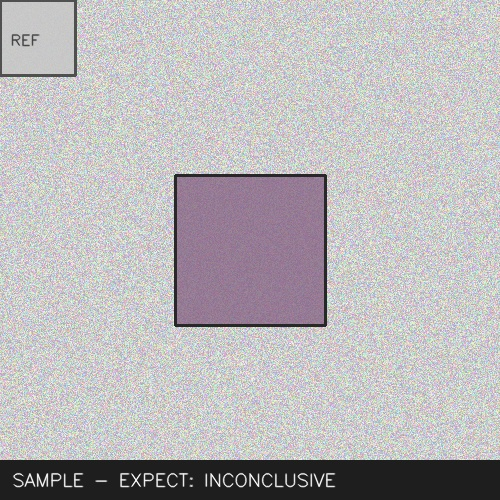
#> input picture test_sample_inconclusive.jpg, 500 x 500 px
$ python -i pipeline.py   (imports and definitions only)   (older library calls are emulated)
#> lines starting #> are read from the running program, lines starting #| are printed output that depends on the picture
"""
AI / Computer-Vision pipeline for the field drug-test digital companion prototype.

This module implements four stages that mirror the flowchart in the project brief:
  1. Image quality assessment (blur / brightness / exposure)
  2. Reference-colour-card detection + colour calibration (gray-world white balance
     anchored on the reference patch, so lighting differences are compensated for)
  3. AI classification (Positive / Negative / Inconclusive) via colour-distance to
     class centroids -- this is a transparent stand-in for a trained CNN, deliberately
     simple so it is auditable for a hackathon demo. Swap `classify()` for a real
     trained model later; the rest of the pipeline does not need to change.
  4. Confidence + explanation string generation

IMPORTANT: this is a *prototype* decision-support tool. It produces a presumptive,
non-forensic classification and always requires human verification (see app.py).
"""

import json
from pathlib import Path

import cv2
import numpy as np

REFERENCE_CARDS_PATH = Path(__file__).parent / "reference_cards.json"


# ---------------------------------------------------------------------------
# Stage 2: Image quality assessment
# ---------------------------------------------------------------------------

def assess_quality(image: np.ndarray) -> dict:
    """Return a quality score (0-100) plus pass/fail and the reason for failure."""
    gray = cv2.cvtColor(image, cv2.COLOR_BGR2GRAY)

    # Blur: variance of the Laplacian. Low variance = blurry.
    blur_score = cv2.Laplacian(gray, cv2.CV_64F).var()

    # Brightness: mean pixel intensity, ideally in a mid-range band.
    brightness = float(np.mean(gray))

    # Contrast: standard deviation of intensity.
    contrast = float(np.std(gray))

    reasons = []
    if blur_score < 50:
        reasons.append("Image is too blurry")
    if brightness < 40:
        reasons.append("Image is too dark")
    if brightness > 220:
        reasons.append("Image is overexposed")
    if contrast < 15:
        reasons.append("Insufficient contrast / possible occlusion")

    # Combine into a single 0-100 score for the dashboard.
    blur_component = min(blur_score / 150.0, 1.0) * 40
    brightness_component = (1.0 - abs(brightness - 130) / 130.0) * 30
    brightness_component = max(brightness_component, 0)
    contrast_component = min(contrast / 60.0, 1.0) * 30
    score = round(blur_component + brightness_component + contrast_component, 1)

    passed = bool(len(reasons) == 0 and score >= 50)
    return {
        "score": float(score),
        "passed": passed,
        "reasons": reasons if not passed else [],
        "metrics": {
            "blur_variance": float(round(blur_score, 1)),
            "brightness": float(round(brightness, 1)),
            "contrast": float(round(contrast, 1)),
        },
    }


# ---------------------------------------------------------------------------
# Stage 3: Reference colour card detection + calibration
# ---------------------------------------------------------------------------

def detect_reference_patch(image: np.ndarray) -> tuple:
    """
    Locate the reference colour card.

    Prototype assumption (documented, not hidden): the operator places a small
    known-white/neutral-gray reference card in the TOP-LEFT corner of the frame
    (this mirrors how physical colour-card kits are used in the field: a fixed
    corner position rather than automatic card detection, which is a stretch
    goal listed in the roadmap). We sample a fixed-size patch from that corner.
    """
    h, w = image.shape[:2]
    patch_h, patch_w = int(h * 0.15), int(w * 0.15)
    patch = image[0:patch_h, 0:patch_w]
    mean_color = patch.reshape(-1, 3).mean(axis=0)  # BGR
    return patch, mean_color


def calibrate_colour(image: np.ndarray, reference_bgr: np.ndarray) -> np.ndarray:
    """
    Gray-world-style calibration anchored on the reference patch.

    We assume the reference card is neutral gray/white. Whatever tint the
    reference patch shows under the current lighting is treated as the lighting
    bias, and we scale each channel to cancel it out.
    """
    target_gray = 200.0  # assumed true value of the neutral reference card
    b, g, r = reference_bgr
    scale = np.array([
        target_gray / max(b, 1e-3),
        target_gray / max(g, 1e-3),
        target_gray / max(r, 1e-3),
    ])
    # Clip scaling factors so a bad detection can't blow out the image
    scale = np.clip(scale, 0.5, 2.0)

    calibrated = image.astype(np.float32) * scale
    calibrated = np.clip(calibrated, 0, 255).astype(np.uint8)
    return calibrated


# ---------------------------------------------------------------------------
# Stage 4: Reference card fetch + AI classification
# ---------------------------------------------------------------------------

# How close (Lab colour distance) a reaction has to be to a reference card to
# be accepted as a match at all, and how confident the top match has to be
# relative to the runner-up. THESE ARE PLACEHOLDER THRESHOLDS for the
# prototype demo -- in a real deployment these are tuned against a labelled
# dataset of the specific test-kit reagent's colour reactions, per the
# problem statement's requirement to report accuracy/precision/recall rather
# than claiming forensic accuracy from defaults.
MATCH_DISTANCE_THRESHOLD = 30.0
MIN_CONFIDENCE = 0.45
MIN_MARGIN = 0.08

REACTION_PATCH_FRACTION = (0.35, 0.65, 0.35, 0.65)  # (y0, y1, x0, x1) as fraction of frame
# Prototype assumption: the reaction spot sits roughly in the centre of frame.


def fetch_reference_cards() -> list:
    """
    Retrieve the library of known reagent colour-reaction reference cards.

    Prototype note: this reads a local JSON file. In a production deployment
    this is the natural place to call an authorized reference-card API (e.g.
    a maintained government/forensic-lab database of reagent colour
    signatures per kit type/batch), so a new or updated reagent kit doesn't
    require redeploying the app -- only refreshing the reference data.
    """
    with open(REFERENCE_CARDS_PATH) as f:
        return json.load(f)


def extract_reaction_colour(calibrated_image: np.ndarray) -> np.ndarray:
    h, w = calibrated_image.shape[:2]
    y0, y1, x0, x1 = REACTION_PATCH_FRACTION
    region = calibrated_image[int(h * y0):int(h * y1), int(w * x0):int(w * x1)]
    mean_bgr = region.reshape(-1, 3).mean(axis=0).astype(np.uint8).reshape(1, 1, 3)
    mean_lab = cv2.cvtColor(mean_bgr, cv2.COLOR_BGR2LAB)[0, 0].astype(np.float32)
    # OpenCV Lab: L in [0,255] -> scale to [0,100]; a,b already centred near 128
    l, a, b = mean_lab
    return np.array([l * 100.0 / 255.0, a - 128.0, b - 128.0])


def _build_analysis(final_label: str, matched_card: dict, distance: float,
                     confidence: float, alert: bool) -> str:
    """Human-readable reasoning for *why* this result was reached, tying the
    decision back to the concrete thresholds used -- this is what an officer
    or judge should be able to read and understand without touching code."""
    if alert:
        return (
            f"No reference card matched confidently enough to issue a result. "
            f"Closest match was '{matched_card['name']}' ({matched_card['id']}) "
            f"at a colour distance of {distance:.1f} (accept threshold: "
            f"{MATCH_DISTANCE_THRESHOLD:.0f}) with {confidence*100:.1f}% confidence "
            f"(minimum required: {MIN_CONFIDENCE*100:.0f}%). Per protocol this is "
            f"flagged INCONCLUSIVE and requires immediate officer review -- no "
            f"automatic result is issued."
        )
    return (
        f"Matched reference card '{matched_card['name']}' ({matched_card['id']}) "
        f"at a colour distance of {distance:.1f}, within the accept threshold of "
        f"{MATCH_DISTANCE_THRESHOLD:.0f}, with {confidence*100:.1f}% confidence "
        f"(minimum required: {MIN_CONFIDENCE*100:.0f}%). {matched_card['description']}"
    )


def classify(calibrated_image: np.ndarray) -> dict:
    lab = extract_reaction_colour(calibrated_image)
    reference_cards = fetch_reference_cards()

    distances = {}
    for card in reference_cards:
        centroid = np.array(card["lab"])
        distances[card["id"]] = float(np.linalg.norm(lab - centroid))

    # Convert distances to a softmax-like confidence (smaller distance = higher confidence)
    inv = {k: 1.0 / (1.0 + v) for k, v in distances.items()}
    total = sum(inv.values())
    confidences_by_card = {k: v / total for k, v in inv.items()}

    best_card_id = min(distances, key=distances.get)
    best_card = next(c for c in reference_cards if c["id"] == best_card_id)
    best_distance = distances[best_card_id]
    best_confidence = confidences_by_card[best_card_id]

    sorted_conf = sorted(confidences_by_card.values(), reverse=True)
    margin = sorted_conf[0] - sorted_conf[1] if len(sorted_conf) > 1 else 1.0

    alert = (
        best_distance > MATCH_DISTANCE_THRESHOLD
        or best_confidence < MIN_CONFIDENCE
        or margin < MIN_MARGIN
    )
    final_label = "INCONCLUSIVE" if alert else best_card["label"]
    # Whether the AI landed on INCONCLUSIVE because nothing matched confidently,
    # or because it confidently matched the "ambiguous pattern" reference card
    # itself, either way the officer needs to see an alert -- INCONCLUSIVE
    # always means "stop and get a human," never a silent result.
    alert = final_label == "INCONCLUSIVE"

    analysis = _build_analysis(final_label, best_card, best_distance, best_confidence, alert)

    # Roll per-card confidences up to per-label confidences for the dashboard chart
    confidences_by_label = {"POSITIVE": 0.0, "NEGATIVE": 0.0, "INCONCLUSIVE": 0.0}
    for card in reference_cards:
        confidences_by_label[card["label"]] += confidences_by_card[card["id"]]

    return {
        "result": final_label,
        "confidence": round(best_confidence, 3),
        "confidences": {k: round(v, 3) for k, v in confidences_by_label.items()},
        "explanation": analysis,
        "analysis": analysis,
        "matched_reference": {
            "id": best_card["id"],
            "name": best_card["name"],
            "distance": round(best_distance, 2),
        },
        "reaction_lab": [round(float(x), 2) for x in lab],
        "alert": alert,
        "status": "REQUIRES_HUMAN_VERIFICATION",
    }


# ---------------------------------------------------------------------------
# Full pipeline entry point
# ---------------------------------------------------------------------------

def run_pipeline(image: np.ndarray) -> dict:
    quality = assess_quality(image)
    if not quality["passed"]:
        return {
            "stage_reached": "quality_check",
            "quality": quality,
            "result": None,
        }

    patch, reference_bgr = detect_reference_patch(image)
    calibrated = calibrate_colour(image, reference_bgr)
    classification = classify(calibrated)

    return {
        "stage_reached": "classification",
        "quality": quality,
        "reference_bgr": [round(float(x), 1) for x in reference_bgr],
        "classification": classification,
    }

>>> import cv2
>>> picture = cv2.imread('test_sample_inconclusive.jpg')
#> picture is the input picture: shape (500, 500, 3); mean B, G, R 184.9, 182.6, 185
>>> result = run_pipeline(picture)
#> in assess_quality, `blur_score = cv2.Laplacian(gray, cv2.CV_64F).var()`: blur_score = 5824.7
#> in assess_quality, `brightness = float(np.mean(gray))`: brightness = 183.6
#> in assess_quality, `contrast = float(np.std(gray))`: contrast = 52.53
#> in assess_quality, `blur_component = min(blur_score / 150.0, 1.0) * 40`: blur_component = 40
#> in assess_quality, `brightness_component = (1.0 - abs(brightness - 130) / 130.0) * 30`: brightness_component = 17.63
#> in assess_quality, `contrast_component = min(contrast / 60.0, 1.0) * 30`: contrast_component = 26.26
#> in assess_quality, `score = round(blur_component + brightness_component + contrast_compone..`: score = 83.9
#> in assess_quality, `passed = bool(len(reasons) == 0 and score >= 50)`: passed = True
#> in run_pipeline, `quality = assess_quality(image)`: quality = 4 items
#> in detect_reference_patch, `patch = image[0:patch_h, 0:patch_w]`:
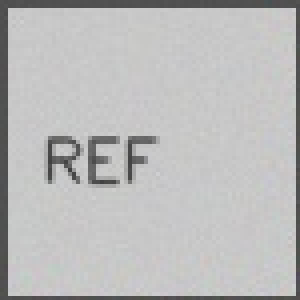
#> patch: shape (75, 75, 3) (shown 4 times larger); mean B, G, R 187.4, 187.5, 187.5
#> in detect_reference_patch, `mean_color = patch.reshape(-1, 3).mean(axis=0)`: mean_color = [187.4, 187.5, 187.5]
#> in calibrate_colour, `b, g, r = reference_bgr`: b = 187.4; g = 187.5
#> in calibrate_colour, `scale = np.array([ target_gray / max(b, 1e-3), target_gray / max(g, 1e..`: scale = [1.07, 1.07, 1.07]
#> in extract_reaction_colour, `region = calibrated_image[int(h * y0):int(h * y1), int(w * x0):int(w *..`:
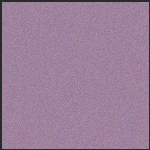
#> region: shape (150, 150, 3); mean B, G, R 153.3, 126.6, 154.2
#> in extract_reaction_colour, `mean_bgr = region.reshape(-1, 3).mean(axis=0).astype(np.uint8).reshape..`: mean_bgr = [[153, 126, 154]]
#> in extract_reaction_colour, `mean_lab = cv2.cvtColor(mean_bgr, cv2.COLOR_BGR2LAB)[0, 0].astype(np.f..`: mean_lab = [143, 144, 118]
#> in extract_reaction_colour, `l, a, b = mean_lab`: l = 143; a = 144; b = 118
#> in classify, `lab = extract_reaction_colour(calibrated_image)`: lab = [56.08, 16, -10]
#> (the run stopped early here; a loop or call above may not have finished)

$ run again, on test_sample_negative.jpg
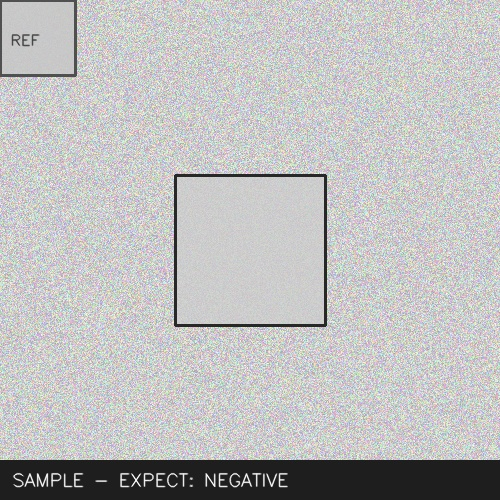
#> input picture test_sample_negative.jpg, 500 x 500 px
#> picture is the input picture: shape (500, 500, 3); mean B, G, R 189.6, 189.6, 189.6
#> blur_score = 5799.1
#> brightness = 189.6
#> contrast = 50.62
#> blur_component = 40
#> brightness_component = 16.25
#> contrast_component = 25.31
#> score = 81.6
#> passed = True
#> quality = 4 items
#> mean_color = [187.6, 187.5, 187.5]
#> in calibrate_colour, `b, g, r = reference_bgr`: b = 187.6; g = 187.5
#> scale = [1.07, 1.07, 1.07]
#> in extract_reaction_colour, `region = calibrated_image[int(h * y0):int(h * y1), int(w * x0):int(w *..`:
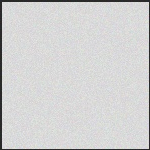
#> region: shape (150, 150, 3); mean B, G, R 210.6, 210.7, 210.7
#> mean_bgr = [[210, 210, 210]]
#> mean_lab = [215, 128, 128]
#> in extract_reaction_colour, `l, a, b = mean_lab`: l = 215; a = 128
#> lab = [84.31, 0, 0]

$ run again, on test_sample_positive.jpg
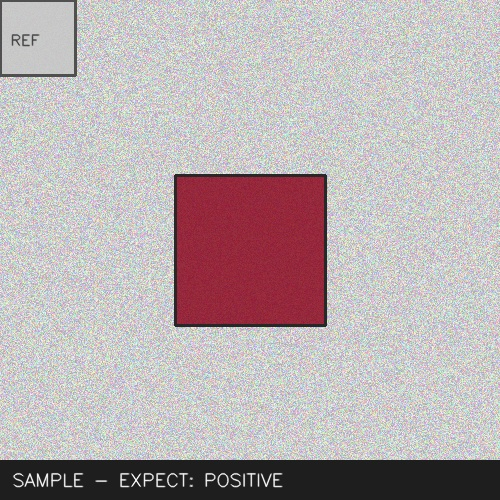
#> input picture test_sample_positive.jpg, 500 x 500 px
#> picture is the input picture: shape (500, 500, 3); mean B, G, R 177.1, 175.4, 184.7
#> in assess_quality, `gray = cv2.cvtColor(image, cv2.COLOR_BGR2GRAY)`:
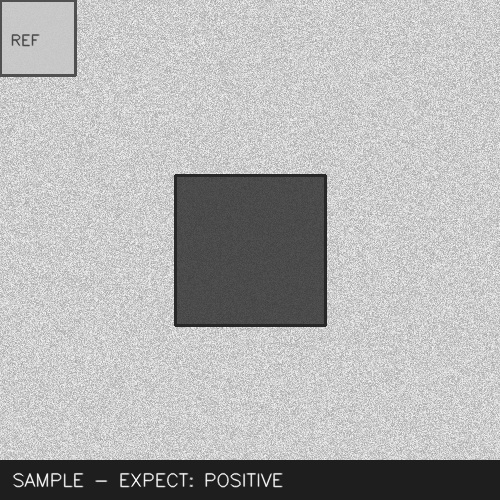
#> gray: shape (500, 500); min 22, max 252, mean 178.4
#> blur_score = 5686.3
#> brightness = 178.4
#> contrast = 59.71
#> blur_component = 40
#> brightness_component = 18.84
#> contrast_component = 29.86
#> score = 88.7
#> passed = True
#> quality = 4 items
#> mean_color = [187.4, 187.5, 187.4]
#> in calibrate_colour, `b, g, r = reference_bgr`: b = 187.4; g = 187.5; r = 187.4
#> scale = [1.07, 1.07, 1.07]
#> in extract_reaction_colour, `region = calibrated_image[int(h * y0):int(h * y1), int(w * x0):int(w *..`:
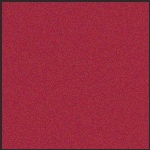
#> region: shape (150, 150, 3); mean B, G, R 62.1, 41.7, 154.4
#> mean_bgr = [[62, 41, 154]]
#> mean_lab = [91, 176, 143]
#> in extract_reaction_colour, `l, a, b = mean_lab`: l = 91; a = 176; b = 143
#> lab = [35.69, 48, 15]
